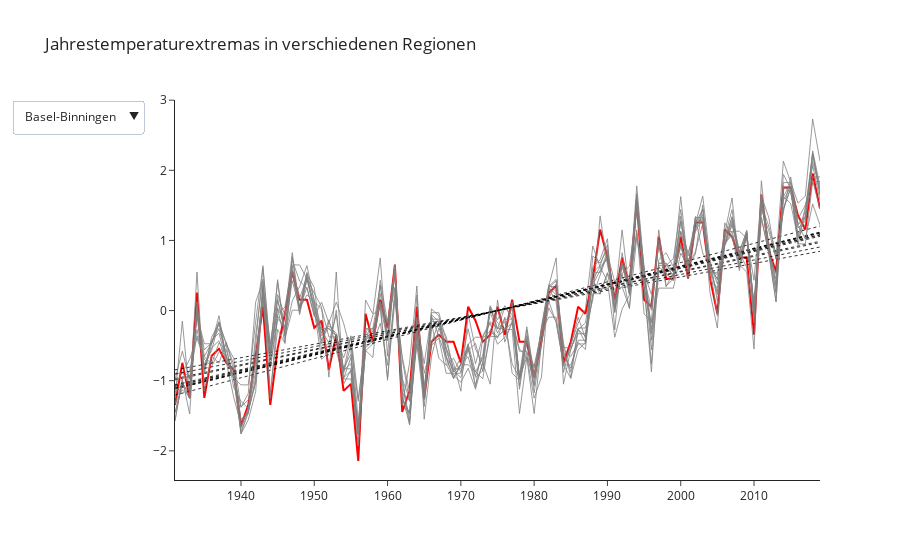

The cell this chart's notebook holds for it:
### Markdown cell above
Da wir im Datensatz auch die Temperatur geliefert bekommen haben, haben wir die Entwicklung des Neuschnees mit der
Temperatur verglichen. Bei der Temperatur sieht man einen klaren Aufwärtstrend. Seit Messbegin 1931 ist die Temperatur in der Schweiz um ca. 2.9 C° gestiegen.

### Code cell
df = pd.read_csv('Jahrestemperatur.csv')
selectable_region_plot(df, data_name = 'Jahrestemperatur')
